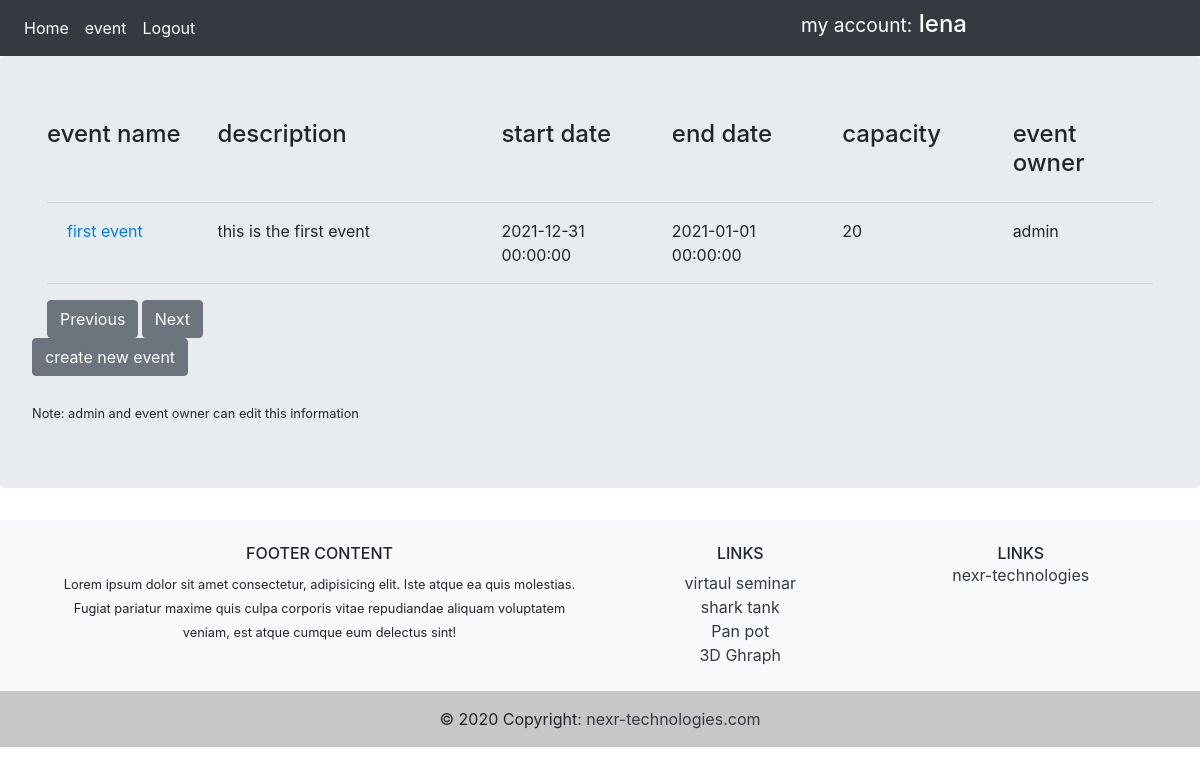
Screenshot of /event (signed in) with the database file from the repository.
### app/models.py (models this page shows, shortened)
class User(db.Model, UserMixin):
    id = db.Column(db.Integer, primary_key=True)
    username = db.Column(db.String(30), unique=True, nullable=False)
    email = db.Column(db.String(60), unique=True, nullable=False)
    password = db.Column(db.String(60), nullable=False)
    events = db.relationship('Event', backref='eventowner', lazy=True)
    roles = db.relationship('Role', backref='roleuser', lazy=True)

class Event(db.Model):
    id = db.Column(db.Integer, primary_key=True)
    name = db.Column(db.String(120), nullable=False)
    description = db.Column(db.String(120), nullable=False)
    startdate = db.Column(db.DateTime, nullable=False,
                          default=datetime.datetime.now)
    enddate = db.Column(db.DateTime, nullable=False,
                        default=datetime.datetime.now)
    capacity = db.Column(db.Integer, nullable=True)
    user_id = db.Column(db.Integer, db.ForeignKey('user.id'), nullable=False)
    participants = db.relationship(
        'Participant', backref='eventParticipant', lazy=True)

### app/routes.py (the view)
@app.route('/event', methods=['GET', 'POST'])
@login_required
def event():
    eventform = Event.query.limit(5).all()
    Access = checkAccess()
    return render_template('event.html', form=eventform, Access=Access)

### app/models.py (called while the page is built)
@login_manager.user_loader
def load_user(user_id):
    return User.query.get(int(user_id))

### app/routes.py (called while the page is built)
def checkAccess():
    Access = False
    user = Role.query.filter_by(rolename_id=2, user_id=current_user.id).first()
    if user or current_user.is_authenticated or current_user.username == 'admin':
        Access = True
    return Access

### app/templates/event.html
{% extends 'base.html' %}
{% block content %}
<div class="container">
    <div class="row">
        <div class="col-sm">
            <h4>event name</h4>
        </div>
        <div class="col-3">
            <h4>description</h4>
        </div>
        <div class="col-sm">
            <h4>start date</h4>
        </div>
        <div class="col-sm">
            <h4>end date</h4>
        </div>
        <div class="col-sm">
            <h4>capacity</h4>
        </div>
        <div class="col-sm">
            <h4>event owner</h4>
        </div>
    </div>
    <hr />
    {% for event in form %}
    <div class="row">
        <div class="col-sm">
            <a href="{{ url_for('eventdetail', event_id=event.id) }}" class="card-body">{{ event.name }}</a>
        </div>
        <div class="col-3">
            {{ event.description }}
        </div>
        <div class="col-sm">
            {{ event.startdate }}
        </div>
        <div class="col-sm">
            {{ event.enddate }}
        </div>
        <div class="col-sm">
            {{ event.capacity }}
        </div>
        <div class="col-sm">
            {{ event.eventowner.username }}
        </div>
    </div>
    <hr />
    {% endfor %}
    <div class="row">
        <div class="col-1">
            <a href="{{ url_for('paging' , move=-1) }}" class="btn btn-secondary"> Previous </a>
        </div>
        <div class="col-1">
            <a href="{{ url_for('paging' , move=1) }}" class="btn btn-secondary"> Next </a>
        </div>
    </div>
</div>
{% if Access  %}
    <a href="{{ url_for('new_event') }}" class="btn btn-secondary">create new event</a>
        <br>
        <br>
    <small> Note: admin and event owner can edit this information </small>
{% endif %}
{% endblock %}

### app/templates/include/navbar.html (shortened to what this page needs)
<nav class="navbar navbar-expand-lg navbar-dark bg-dark">
    <div class="navbar-nav">
        <a class="nav-item nav-link active" href="{{ url_for('home') }}">Home</a>
        {% if current_user.is_authenticated %}
        <a class="nav-item nav-link active" href="{{ url_for('event') }}">event</a>
        <a class="nav-item nav-link active" href="{{ url_for('logout') }}">Logout</a>
        {% else %}
        <a class="nav-item nav-link active" href="{{ url_for('login') }}">Login</a>
        {% endif %}
    </div>
    <div class="col-md-8 text-right">
        <h4 class="text-white bg-dark">  <small class="text-white bg-dark"> my account:</small> {{ current_user.username }}</h4>
    </div>
</nav>

### rows the page displays
User: username "lena"
Event: name "first event", description "this is the first event", startdate "2021-12-31 00:00:00", enddate "2021-01-01 00:00:00", capacity "20", eventowner.username "admin"
